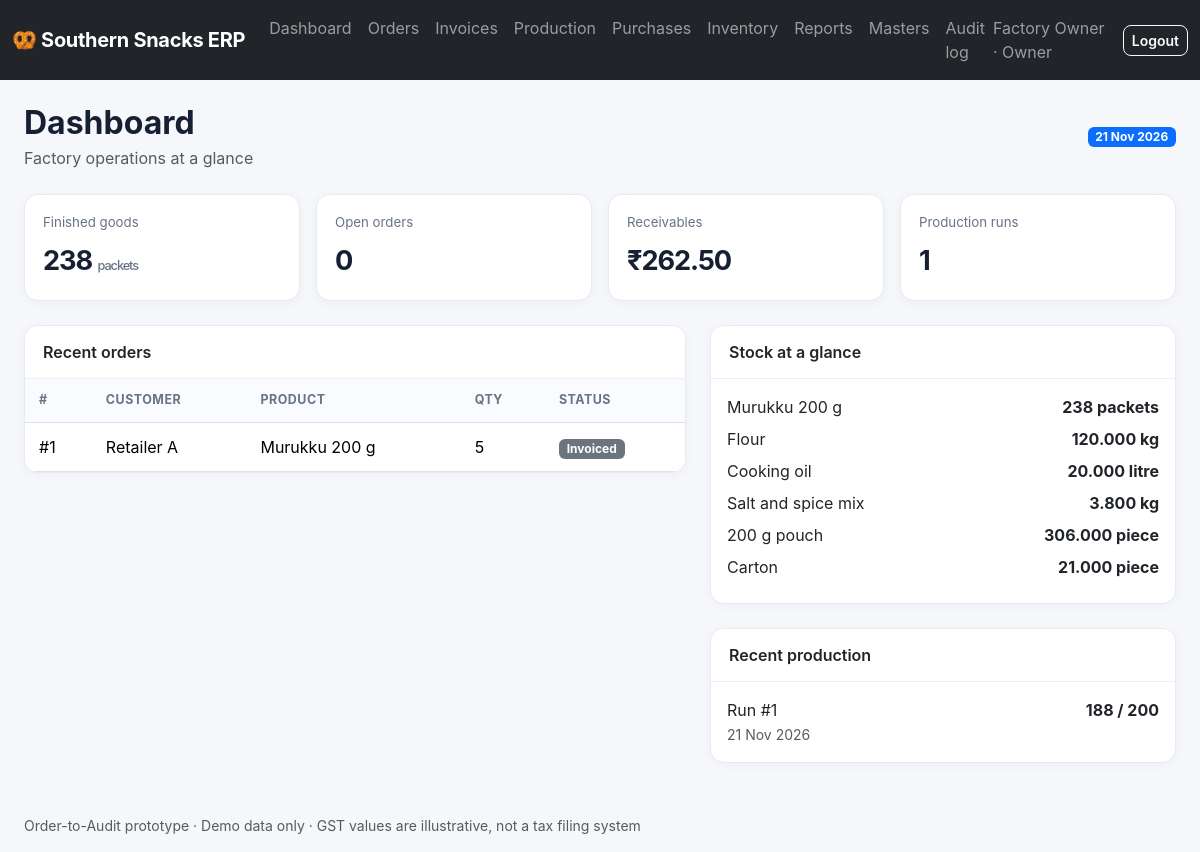
/dashboard (signed in), run on the app's committed database.
### app.py (models this page shows, shortened)
class User(UserMixin, db.Model):
    id=db.Column(db.Integer, primary_key=True); username=db.Column(db.String(80), unique=True); password_hash=db.Column(db.String(255)); role=db.Column(db.String(30)); full_name=db.Column(db.String(120))

class Order(db.Model):
    id=db.Column(db.Integer,primary_key=True); customer_id=db.Column(db.Integer,db.ForeignKey('customer.id')); salesman_id=db.Column(db.Integer,db.ForeignKey('user.id')); product_id=db.Column(db.Integer,db.ForeignKey('product.id')); qty=db.Column(db.Integer); status=db.Column(db.String(30),default='Submitted'); unit_price_paise=db.Column(db.Integer); created_at=db.Column(db.DateTime,default=datetime.utcnow); notes=db.Column(db.Text)

class Product(db.Model):
    id=db.Column(db.Integer,primary_key=True); name=db.Column(db.String(120)); pack_size=db.Column(db.String(30)); hsn=db.Column(db.String(20)); price_paise=db.Column(db.Integer); gst_rate=db.Column(db.Integer,default=5); finished_stock=db.Column(db.Integer,default=0)

class Material(db.Model):
    id=db.Column(db.Integer,primary_key=True); name=db.Column(db.String(120)); unit=db.Column(db.String(20)); category=db.Column(db.String(30)); stock_milli=db.Column(db.Integer,default=0); rate_paise=db.Column(db.Integer,default=0); reorder_level_milli=db.Column(db.Integer,default=0)

class ProductionRun(db.Model):
    id=db.Column(db.Integer,primary_key=True); product_id=db.Column(db.Integer,db.ForeignKey('product.id')); batch_count=db.Column(db.Integer); expected_output=db.Column(db.Integer); actual_output=db.Column(db.Integer); wastage=db.Column(db.Integer); labor_paise=db.Column(db.Integer,default=0); utilities_paise=db.Column(db.Integer,default=0); material_cost_paise=db.Column(db.Integer,default=0); total_cost_paise=db.Column(db.Integer,default=0); cost_per_packet_paise=db.Column(db.Integer,default=0); created_at=db.Column(db.DateTime,default=datetime.utcnow); created_by=db.Column(db.Integer,db.ForeignKey('user.id'))

### app.py (the view)
@app.route('/dashboard')
@login_required
def dashboard():
    orders=Order.query.order_by(Order.created_at.desc()).limit(8).all(); products=Product.query.all(); mats=Material.query.all(); invoices=Invoice.query.all()
    return render_template('dashboard.html',orders=orders,products=products,mats=mats,invoices=invoices,customers=Customer.query.all(),total_due=sum(invoice_due(i) for i in invoices),runs=ProductionRun.query.order_by(ProductionRun.created_at.desc()).limit(5).all())

### app.py (called while the page is built)
@login_manager.user_loader
def load_user(uid): return db.session.get(User,int(uid))

def money(paise): return f"₹{(paise or 0)/100:,.2f}"

def invoice_paid(inv): return sum(p.amount_paise for p in Payment.query.filter_by(invoice_id=inv.id).all())

def invoice_due(inv): return inv.total_paise-invoice_paid(inv)

@app.context_processor
def inject(): return {'today':date.today(), 'invoice_due':invoice_due}

### templates/dashboard.html
{% extends 'base.html' %}{% block content %}<div class="d-flex justify-content-between align-items-center mb-4"><div><h2 class="fw-bold mb-1">Dashboard</h2><div class="text-muted">Factory operations at a glance</div></div><span class="badge text-bg-primary">{{ today.strftime('%d %b %Y') }}</span></div><div class="row g-3 mb-4"><div class="col-6 col-xl-3"><div class="metric"><div class="metric-label">Finished goods</div><div class="metric-value">{{ products|sum(attribute='finished_stock') }} <small>packets</small></div></div></div><div class="col-6 col-xl-3"><div class="metric"><div class="metric-label">Open orders</div><div class="metric-value">{{ orders|selectattr('status','equalto','Submitted')|list|length }}</div></div></div><div class="col-6 col-xl-3"><div class="metric"><div class="metric-label">Receivables</div><div class="metric-value">{{ money(total_due) }}</div></div></div><div class="col-6 col-xl-3"><div class="metric"><div class="metric-label">Production runs</div><div class="metric-value">{{ runs|length }}</div></div></div></div><div class="row g-4"><div class="col-lg-7"><div class="card"><div class="card-header bg-white fw-semibold">Recent orders</div><div class="table-responsive"><table class="table table-hover mb-0"><thead><tr><th>#</th><th>Customer</th><th>Product</th><th>Qty</th><th>Status</th></tr></thead><tbody>{% for o in orders %}<tr><td>#{{o.id}}</td><td>{{(customers|selectattr('id','equalto',o.customer_id)|first).name}}</td><td>{{(products|selectattr('id','equalto',o.product_id)|first).name}}</td><td>{{o.qty}}</td><td><span class="badge text-bg-secondary">{{o.status}}</span></td></tr>{% else %}<tr><td colspan="5" class="text-muted">No orders yet</td></tr>{% endfor %}</tbody></table></div></div></div><div class="col-lg-5"><div class="card mb-4"><div class="card-header bg-white fw-semibold">Stock at a glance</div><div class="card-body">{% for p in products %}<div class="d-flex justify-content-between mb-2"><span>{{p.name}}</span><strong>{{p.finished_stock}} packets</strong></div>{% endfor %}{% for m in mats %}<div class="d-flex justify-content-between mb-2"><span>{{m.name}}</span><strong>{{'%.3f'|format(m.stock_milli/1000)}} {{m.unit}}</strong></div>{% endfor %}</div></div><div class="card"><div class="card-header bg-white fw-semibold">Recent production</div><div class="card-body">{% for r in runs %}<div class="d-flex justify-content-between"><span>Run #{{r.id}}</span><strong>{{r.actual_output}} / {{r.expected_output}}</strong></div><small class="text-muted">{{r.created_at.strftime('%d %b %Y')}}</small>{% else %}<span class="text-muted">No runs posted</span>{% endfor %}</div></div></div></div>{% endblock %}

### templates/base.html (shortened to what this page needs)
<!doctype html><html lang="en"><head><meta charset="utf-8"><meta name="viewport" content="width=device-width, initial-scale=1"><title>{{ title or 'Southern Snacks | Order-to-Audit' }}</title><link href="https://cdn.jsdelivr.net/npm/bootstrap@5.3.3/dist/css/bootstrap.min.css" rel="stylesheet"><link href="{{ url_for('static',filename='style.css') }}" rel="stylesheet"></head><body>{% if current_user.is_authenticated %}<nav class="navbar navbar-expand-lg navbar-dark bg-dark"><div class="container-fluid"><a class="navbar-brand fw-bold" href="{{ url_for('dashboard') }}">🥨 Southern Snacks ERP</a><button class="navbar-toggler" data-bs-toggle="collapse" data-bs-target="#nav"></button><div class="collapse navbar-collapse" id="nav"><ul class="navbar-nav me-auto">{% for endpoint,label in [('dashboard','Dashboard'),('orders','Orders'),('invoices','Invoices'),('production','Production'),('purchases','Purchases'),('inventory','Inventory'),('reports','Reports')] %}<li class="nav-item"><a class="nav-link" href="{{ url_for(endpoint) }}">{{ label }}</a></li>{% endfor %}{% if current_user.role in ['admin','owner'] %}<li class="nav-item"><a class="nav-link" href="{{ url_for('masters') }}">Masters</a></li>{% endif %}{% if current_user.role in ['admin','owner','auditor'] %}<li class="nav-item"><a class="nav-link" href="{{ url_for('audit_log') }}">Audit log</a></li>{% endif %}</ul><span class="navbar-text me-3">{{ current_user.full_name }} · {{ current_user.role|title }}</span><a class="btn btn-outline-light btn-sm" href="{{ url_for('logout') }}">Logout</a></div></div></nav>{% endif %}<main class="container-fluid px-lg-4 py-4">{% with messages=get_flashed_messages(with_categories=true) %}{% for category,message in messages %}<div class="alert alert-{{ category }} alert-dismissible fade show">{{ message }}<button class="btn-close" data-bs-dismiss="alert"></button></div>{% endfor %}{% endwith %}{% block content %}{% endblock %}</main><footer class="container-fluid px-lg-4 pb-3 text-muted small">Order-to-Audit prototype · Demo data only · GST values are illustrative, not a tax filing system</footer><script src="https://cdn.jsdelivr.net/npm/bootstrap@5.3.3/dist/js/bootstrap.bundle.min.js"></script></body></html>

### static/style.css (style rules this page uses)
:root { --ink:#172033;--muted:#687386;--brand:#2457d6 }
body { background:#f5f7fb;color:var(--ink);font-family:Inter,system-ui,-apple-system,Segoe UI,sans-serif }
.navbar-brand { letter-spacing:-.3px }
.card { border:1px solid #e6eaf1;border-radius:14px;box-shadow:0 2px 12px rgba(23,32,51,.035);overflow:hidden }
.card-header { padding:14px 18px;border-bottom:1px solid #edf0f5 }
.table>:not(caption)>*>* { padding:12px 14px;vertical-align:middle }
.table thead th { font-size:.78rem;text-transform:uppercase;letter-spacing:.04em;color:#687386;background:#fafbfe }
.metric { height:100%;background:white;border:1px solid #e6eaf1;border-radius:14px;padding:18px;box-shadow:0 2px 12px rgba(23,32,51,.035) }
.metric-label { font-size:.83rem;color:#687386;margin-bottom:8px }
.metric-value { font-size:1.7rem;font-weight:750;letter-spacing:-.04em }
.metric-value small { font-size:.8rem;font-weight:500;color:#687386 }
.btn { border-radius:8px;font-weight:600 }
footer { margin-top:28px }

### data on the page
User: full_name "Factory Owner", role "Owner"
Order: id "1", customer_id "Retailer A", product_id "Murukku 200 g", qty "5", status "Invoiced"
Product: name "Murukku 200 g", finished_stock "238"
Material: name "Flour", m.stock_milli/1000 "120.000", unit "kg"
Material: name "Cooking oil", m.stock_milli/1000 "20.000", unit "litre"
Material: name "Salt and spice mix", m.stock_milli/1000 "3.800", unit "kg"
Material: name "200 g pouch", m.stock_milli/1000 "306.000", unit "piece"
Material: name "Carton", m.stock_milli/1000 "21.000", unit "piece"
ProductionRun: id "1", actual_output "188", expected_output "200", created_at "21 Nov 2026"

### other printed values
{{ label }} "Dashboard" "Orders" "Invoices" "Production" "Purchases" "Inventory" "Reports"
{{ products|sum(attribute='finished_stock') }} "238"
{{ orders|selectattr('status','equalto','Submitted')|list|length }} "0"
{{ money(total_due) }} "₹262.50"
{{ runs|length }} "1"
